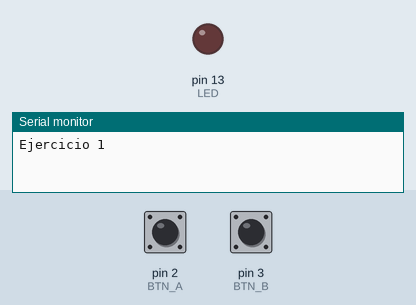
This sketch was run on a simulated Arduino Uno, built with avr-gcc and run on an emulated ATmega328P. Shown: output pins drawn as LEDs (lit = HIGH), the last lines printed to the serial monitor. The inputs (shaded band) are chosen by the test bench; at power-on: pin 2 (BTN_A) HIGH, pin 3 (BTN_B) HIGH.

Above: at 1.2 s.
1.3 s: pin 2 (BTN_A) pulled LOW for 0.25 s
At 2.7 s:
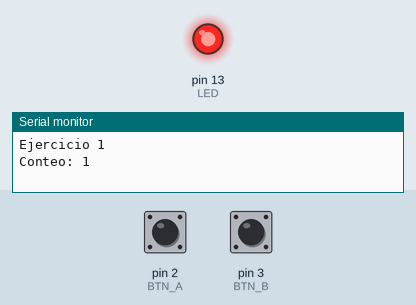
4.7 s: pin 2 (BTN_A) pulled LOW for 1 s
At 5.3 s:
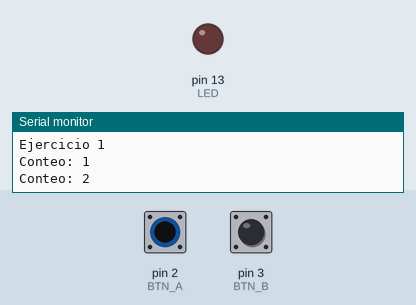
7.2 s: pin 2 (BTN_A) pulled LOW for 3.2 s
At 8.3 s:
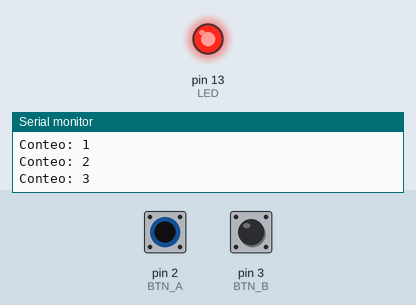
Timing chart, 0 to 10.2 s (numbered marks = the images above; inputs shaded):
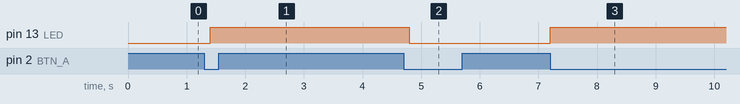

The sketch:

sketch.ino
```cpp
const int BTN_A = 2;
const int BTN_B = 3;
const int LED = 13;

int conteo = 0;
int estadoLED = LOW;

int ultimoA = HIGH;
int ultimoB = HIGH;

void setup() {
  pinMode(BTN_A, INPUT_PULLUP);
  pinMode(BTN_B, INPUT_PULLUP);
  pinMode(LED, OUTPUT);

  Serial.begin(9600);
  Serial.println("Ejercicio 1");
}

void loop() {
  int lecturaA = digitalRead(BTN_A);
  int lecturaB = digitalRead(BTN_B);

  if (lecturaA == LOW && ultimoA == HIGH) {
    conteo++;
    estadoLED = !estadoLED;
    digitalWrite(LED, estadoLED);

    Serial.print("Conteo: ");
    Serial.println(conteo);
  }

  if (lecturaB == LOW && ultimoB == HIGH) {
    conteo = 0;
    Serial.println("CONTEO REINICIADO");
  }

  ultimoA = lecturaA;
  ultimoB = lecturaB;

  delay(200);
}
```

Measured:
- after the input at 1.3 s, pin 13 (LED): LOW → HIGH after 0.10 s
- after the input at 4.7 s, pin 13 (LED): HIGH → LOW after 0.10 s
- after the input at 7.2 s, pin 13 (LED): LOW → HIGH at once
